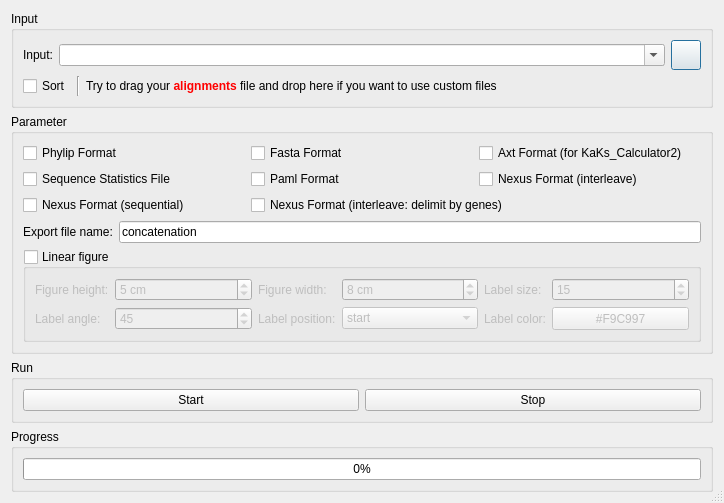
<?xml version="1.0" encoding="UTF-8"?>
<ui version="4.0">
 <class>Matrix</class>
 <widget class="QDialog" name="Matrix">
  <property name="geometry">
   <rect>
    <x>0</x>
    <y>0</y>
    <width>724</width>
    <height>441</height>
   </rect>
  </property>
  <property name="windowTitle">
   <string>Concatenate Sequence</string>
  </property>
  <property name="sizeGripEnabled">
   <bool>true</bool>
  </property>
  <layout class="QVBoxLayout" name="verticalLayout">
   <item>
    <widget class="QGroupBox" name="groupBox_4">
     <property name="title">
      <string>Input</string>
     </property>
     <layout class="QGridLayout" name="gridLayout_2">
      <item row="0" column="0">
       <widget class="QLabel" name="label_4">
        <property name="text">
         <string>Input:</string>
        </property>
       </widget>
      </item>
      <item row="0" column="1">
       <widget class="ListQCombobox" name="comboBox_4">
        <property name="sizePolicy">
         <sizepolicy hsizetype="Expanding" vsizetype="Fixed">
          <horstretch>0</horstretch>
          <verstretch>0</verstretch>
         </sizepolicy>
        </property>
        <property name="acceptDrops">
         <bool>true</bool>
        </property>
        <property name="editable">
         <bool>true</bool>
        </property>
        <property name="sizeAdjustPolicy">
         <enum>QComboBox::AdjustToMinimumContentsLength</enum>
        </property>
       </widget>
      </item>
      <item row="0" column="2">
       <widget class="QPushButton" name="pushButton_3">
        <property name="sizePolicy">
         <sizepolicy hsizetype="Fixed" vsizetype="Fixed">
          <horstretch>0</horstretch>
          <verstretch>0</verstretch>
         </sizepolicy>
        </property>
        <property name="minimumSize">
         <size>
          <width>30</width>
          <height>30</height>
         </size>
        </property>
        <property name="maximumSize">
         <size>
          <width>30</width>
          <height>30</height>
         </size>
        </property>
        <property name="styleSheet">
         <string notr="true"/>
        </property>
        <property name="text">
         <string/>
        </property>
       </widget>
      </item>
      <item row="1" column="0" colspan="3">
       <layout class="QHBoxLayout" name="horizontalLayout_2">
        <item>
         <widget class="QCheckBox" name="checkBox_6">
          <property name="toolTip">
           <string>Sort the input files according to file name</string>
          </property>
          <property name="text">
           <string>Sort</string>
          </property>
         </widget>
        </item>
        <item>
         <widget class="Line" name="line">
          <property name="orientation">
           <enum>Qt::Vertical</enum>
          </property>
         </widget>
        </item>
        <item>
         <widget class="QLabel" name="label_5">
          <property name="text">
           <string>&lt;html&gt;&lt;head/&gt;&lt;body&gt;&lt;p&gt;Try to drag your &lt;span style=&quot; font-weight:600; color:#ff0000;&quot;&gt;alignments&lt;/span&gt; file and drop here if you want to use custom files&lt;/p&gt;&lt;/body&gt;&lt;/html&gt;</string>
          </property>
         </widget>
        </item>
        <item>
         <spacer name="horizontalSpacer">
          <property name="orientation">
           <enum>Qt::Horizontal</enum>
          </property>
          <property name="sizeHint" stdset="0">
           <size>
            <width>40</width>
            <height>20</height>
           </size>
          </property>
         </spacer>
        </item>
        <item>
         <widget class="ClickedLableGif" name="label_2">
          <property name="toolTip">
           <string>Brief example</string>
          </property>
          <property name="text">
           <string/>
          </property>
         </widget>
        </item>
       </layout>
      </item>
     </layout>
    </widget>
   </item>
   <item>
    <widget class="QGroupBox" name="groupBox">
     <property name="title">
      <string>Parameter</string>
     </property>
     <layout class="QVBoxLayout" name="verticalLayout_2">
      <item>
       <layout class="QGridLayout" name="gridLayout_4">
        <item row="0" column="0">
         <widget class="QCheckBox" name="checkBox">
          <property name="text">
           <string>Phylip Format</string>
          </property>
         </widget>
        </item>
        <item row="0" column="1">
         <widget class="QCheckBox" name="checkBox_12">
          <property name="text">
           <string>Fasta Format</string>
          </property>
         </widget>
        </item>
        <item row="0" column="2">
         <widget class="QCheckBox" name="checkBox_13">
          <property name="text">
           <string>Axt Format (for KaKs_Calculator2)</string>
          </property>
         </widget>
        </item>
        <item row="1" column="0">
         <widget class="QCheckBox" name="checkBox_9">
          <property name="text">
           <string>Sequence Statistics File</string>
          </property>
         </widget>
        </item>
        <item row="1" column="1">
         <widget class="QCheckBox" name="checkBox_5">
          <property name="text">
           <string>Paml Format</string>
          </property>
         </widget>
        </item>
        <item row="1" column="2">
         <widget class="QCheckBox" name="checkBox_3">
          <property name="text">
           <string>Nexus Format (interleave)</string>
          </property>
         </widget>
        </item>
        <item row="2" column="0">
         <widget class="QCheckBox" name="checkBox_2">
          <property name="text">
           <string>Nexus Format (sequential)</string>
          </property>
         </widget>
        </item>
        <item row="2" column="1" colspan="2">
         <widget class="QCheckBox" name="checkBox_4">
          <property name="text">
           <string>Nexus Format (interleave: delimit by genes)</string>
          </property>
         </widget>
        </item>
       </layout>
      </item>
      <item>
       <layout class="QHBoxLayout" name="horizontalLayout">
        <item>
         <widget class="QLabel" name="label">
          <property name="text">
           <string>Export file name:</string>
          </property>
         </widget>
        </item>
        <item>
         <widget class="QLineEdit" name="lineEdit">
          <property name="text">
           <string>concatenation</string>
          </property>
         </widget>
        </item>
       </layout>
      </item>
      <item>
       <widget class="QGroupBox" name="groupBox_top_line">
        <property name="styleSheet">
         <string notr="true"/>
        </property>
        <property name="title">
         <string>Linear figure</string>
        </property>
        <property name="flat">
         <bool>true</bool>
        </property>
        <property name="checkable">
         <bool>true</bool>
        </property>
        <property name="checked">
         <bool>false</bool>
        </property>
        <layout class="QGridLayout" name="gridLayout">
         <item row="0" column="0">
          <widget class="QLabel" name="label_9">
           <property name="enabled">
            <bool>true</bool>
           </property>
           <property name="text">
            <string>Figure height:</string>
           </property>
          </widget>
         </item>
         <item row="0" column="1">
          <widget class="QSpinBox" name="spinBox_5">
           <property name="enabled">
            <bool>true</bool>
           </property>
           <property name="sizePolicy">
            <sizepolicy hsizetype="Expanding" vsizetype="Fixed">
             <horstretch>0</horstretch>
             <verstretch>0</verstretch>
            </sizepolicy>
           </property>
           <property name="suffix">
            <string> cm</string>
           </property>
           <property name="minimum">
            <number>1</number>
           </property>
           <property name="maximum">
            <number>99999</number>
           </property>
           <property name="value">
            <number>5</number>
           </property>
          </widget>
         </item>
         <item row="0" column="2">
          <widget class="QLabel" name="label_15">
           <property name="enabled">
            <bool>true</bool>
           </property>
           <property name="text">
            <string>Figure width:</string>
           </property>
          </widget>
         </item>
         <item row="0" column="5">
          <widget class="QLabel" name="label_10">
           <property name="enabled">
            <bool>true</bool>
           </property>
           <property name="text">
            <string>Label size:</string>
           </property>
          </widget>
         </item>
         <item row="0" column="6">
          <widget class="QSpinBox" name="spinBox_7">
           <property name="enabled">
            <bool>true</bool>
           </property>
           <property name="sizePolicy">
            <sizepolicy hsizetype="Expanding" vsizetype="Fixed">
             <horstretch>0</horstretch>
             <verstretch>0</verstretch>
            </sizepolicy>
           </property>
           <property name="minimum">
            <number>1</number>
           </property>
           <property name="maximum">
            <number>99999</number>
           </property>
           <property name="value">
            <number>15</number>
           </property>
          </widget>
         </item>
         <item row="1" column="0">
          <widget class="QLabel" name="label_11">
           <property name="enabled">
            <bool>true</bool>
           </property>
           <property name="text">
            <string>Label angle:</string>
           </property>
          </widget>
         </item>
         <item row="1" column="1">
          <widget class="QSpinBox" name="spinBox_8">
           <property name="enabled">
            <bool>true</bool>
           </property>
           <property name="sizePolicy">
            <sizepolicy hsizetype="Expanding" vsizetype="Fixed">
             <horstretch>0</horstretch>
             <verstretch>0</verstretch>
            </sizepolicy>
           </property>
           <property name="suffix">
            <string/>
           </property>
           <property name="minimum">
            <number>-360</number>
           </property>
           <property name="maximum">
            <number>360</number>
           </property>
           <property name="value">
            <number>45</number>
           </property>
          </widget>
         </item>
         <item row="1" column="2" colspan="2">
          <widget class="QLabel" name="label_12">
           <property name="enabled">
            <bool>true</bool>
           </property>
           <property name="text">
            <string>Label position:</string>
           </property>
          </widget>
         </item>
         <item row="1" column="4">
          <widget class="QComboBox" name="comboBox">
           <property name="enabled">
            <bool>true</bool>
           </property>
           <item>
            <property name="text">
             <string>start</string>
            </property>
           </item>
           <item>
            <property name="text">
             <string>middle</string>
            </property>
           </item>
           <item>
            <property name="text">
             <string>end</string>
            </property>
           </item>
          </widget>
         </item>
         <item row="1" column="5">
          <widget class="QLabel" name="label_13">
           <property name="enabled">
            <bool>true</bool>
           </property>
           <property name="text">
            <string>Label color:</string>
           </property>
          </widget>
         </item>
         <item row="1" column="6">
          <widget class="QPushButton" name="pushButton_color">
           <property name="enabled">
            <bool>true</bool>
           </property>
           <property name="sizePolicy">
            <sizepolicy hsizetype="Minimum" vsizetype="Expanding">
             <horstretch>0</horstretch>
             <verstretch>0</verstretch>
            </sizepolicy>
           </property>
           <property name="toolTip">
            <string>Click to change color</string>
           </property>
           <property name="autoFillBackground">
            <bool>false</bool>
           </property>
           <property name="styleSheet">
            <string notr="true"/>
           </property>
           <property name="text">
            <string>#F9C997</string>
           </property>
          </widget>
         </item>
         <item row="0" column="4">
          <widget class="QSpinBox" name="spinBox_6">
           <property name="enabled">
            <bool>true</bool>
           </property>
           <property name="sizePolicy">
            <sizepolicy hsizetype="Expanding" vsizetype="Fixed">
             <horstretch>0</horstretch>
             <verstretch>0</verstretch>
            </sizepolicy>
           </property>
           <property name="suffix">
            <string> cm</string>
           </property>
           <property name="minimum">
            <number>1</number>
           </property>
           <property name="maximum">
            <number>99999</number>
           </property>
           <property name="value">
            <number>8</number>
           </property>
          </widget>
         </item>
        </layout>
       </widget>
      </item>
     </layout>
    </widget>
   </item>
   <item>
    <widget class="QGroupBox" name="groupBox_3">
     <property name="title">
      <string>Run</string>
     </property>
     <layout class="QGridLayout" name="gridLayout_3" columnstretch="1,1">
      <item row="0" column="0">
       <widget class="ArrowPushButton" name="pushButton">
        <property name="text">
         <string>Start</string>
        </property>
        <property name="icon">
         <iconset resource="../myRes.qrc">
          <normaloff>:/picture/resourses/if_start_60207.png</normaloff>:/picture/resourses/if_start_60207.png</iconset>
        </property>
       </widget>
      </item>
      <item row="0" column="1">
       <widget class="QPushButton" name="pushButton_2">
        <property name="text">
         <string>Stop</string>
        </property>
        <property name="icon">
         <iconset resource="../myRes.qrc">
          <normaloff>:/picture/resourses/if_Delete_1493279.png</normaloff>:/picture/resourses/if_Delete_1493279.png</iconset>
        </property>
       </widget>
      </item>
     </layout>
    </widget>
   </item>
   <item>
    <widget class="QGroupBox" name="groupBox_5">
     <property name="title">
      <string>Progress</string>
     </property>
     <layout class="QGridLayout" name="gridLayout_5">
      <item row="0" column="0">
       <widget class="QProgressBar" name="progressBar">
        <property name="value">
         <number>0</number>
        </property>
       </widget>
      </item>
     </layout>
    </widget>
   </item>
  </layout>
 </widget>
 <customwidgets>
  <customwidget>
   <class>ListQCombobox</class>
   <extends>QComboBox</extends>
   <header>src.CustomWidget.h</header>
  </customwidget>
  <customwidget>
   <class>ArrowPushButton</class>
   <extends>QPushButton</extends>
   <header>src.CustomWidget.h</header>
  </customwidget>
  <customwidget>
   <class>ClickedLableGif</class>
   <extends>QLabel</extends>
   <header>src.CustomWidget.h</header>
  </customwidget>
 </customwidgets>
 <resources>
  <include location="../myRes.qrc"/>
 </resources>
 <connections/>
</ui>
